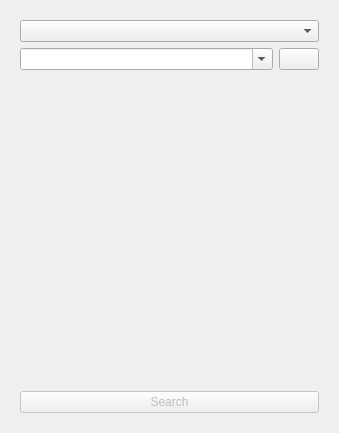
<?xml version="1.0" encoding="UTF-8"?>
<ui version="4.0">
 <class>SearchForm</class>
 <widget class="QWidget" name="SearchForm">
  <property name="geometry">
   <rect>
    <x>0</x>
    <y>0</y>
    <width>339</width>
    <height>433</height>
   </rect>
  </property>
  <property name="sizePolicy">
   <sizepolicy hsizetype="Preferred" vsizetype="Preferred">
    <horstretch>0</horstretch>
    <verstretch>0</verstretch>
   </sizepolicy>
  </property>
  <property name="windowTitle">
   <string>Search window</string>
  </property>
  <layout class="QHBoxLayout" name="horizontalLayout">
   <item>
    <widget class="QStackedWidget" name="stackedWidget">
     <property name="currentIndex">
      <number>0</number>
     </property>
     <widget class="QWidget" name="page_1">
      <layout class="QVBoxLayout" name="generalLayout">
       <item>
        <widget class="QComboBox" name="requestBox"/>
       </item>
       <item>
        <layout class="QHBoxLayout" name="horizontalLayout_3">
         <item>
          <widget class="QComboBox" name="serviceBox">
           <property name="editable">
            <bool>true</bool>
           </property>
          </widget>
         </item>
         <item>
          <widget class="QPushButton" name="updateServiceButton">
           <property name="sizePolicy">
            <sizepolicy hsizetype="Maximum" vsizetype="Fixed">
             <horstretch>0</horstretch>
             <verstretch>0</verstretch>
            </sizepolicy>
           </property>
           <property name="text">
            <string/>
           </property>
          </widget>
         </item>
        </layout>
       </item>
       <item>
        <spacer name="verticalSpacer">
         <property name="orientation">
          <enum>Qt::Vertical</enum>
         </property>
         <property name="sizeHint" stdset="0">
          <size>
           <width>20</width>
           <height>13</height>
          </size>
         </property>
        </spacer>
       </item>
       <item>
        <widget class="QPushButton" name="searchButton">
         <property name="enabled">
          <bool>false</bool>
         </property>
         <property name="text">
          <string>Search</string>
         </property>
        </widget>
       </item>
      </layout>
     </widget>
     <widget class="QWidget" name="page_2">
      <layout class="QVBoxLayout" name="verticalLayout">
       <item>
        <widget class="QTableView" name="resultView">
         <property name="sizePolicy">
          <sizepolicy hsizetype="MinimumExpanding" vsizetype="Expanding">
           <horstretch>0</horstretch>
           <verstretch>0</verstretch>
          </sizepolicy>
         </property>
         <property name="selectionMode">
          <enum>QAbstractItemView::SingleSelection</enum>
         </property>
         <property name="selectionBehavior">
          <enum>QAbstractItemView::SelectRows</enum>
         </property>
         <property name="showGrid">
          <bool>false</bool>
         </property>
         <attribute name="horizontalHeaderVisible">
          <bool>false</bool>
         </attribute>
         <attribute name="horizontalHeaderCascadingSectionResizes">
          <bool>true</bool>
         </attribute>
         <attribute name="horizontalHeaderStretchLastSection">
          <bool>true</bool>
         </attribute>
         <attribute name="verticalHeaderVisible">
          <bool>false</bool>
         </attribute>
         <attribute name="verticalHeaderVisible">
          <bool>false</bool>
         </attribute>
         <attribute name="horizontalHeaderStretchLastSection">
          <bool>true</bool>
         </attribute>
         <attribute name="horizontalHeaderCascadingSectionResizes">
          <bool>true</bool>
         </attribute>
         <attribute name="horizontalHeaderVisible">
          <bool>false</bool>
         </attribute>
        </widget>
       </item>
       <item>
        <layout class="QHBoxLayout" name="horizontalLayout_2">
         <item>
          <widget class="QPushButton" name="cancelButton">
           <property name="text">
            <string>Back</string>
           </property>
          </widget>
         </item>
         <item>
          <layout class="QHBoxLayout" name="actionLayout"/>
         </item>
         <item>
          <widget class="QProgressBar" name="progressBar">
           <property name="maximum">
            <number>0</number>
           </property>
           <property name="value">
            <number>0</number>
           </property>
          </widget>
         </item>
        </layout>
       </item>
      </layout>
     </widget>
    </widget>
   </item>
  </layout>
 </widget>
 <resources/>
 <connections/>
</ui>
